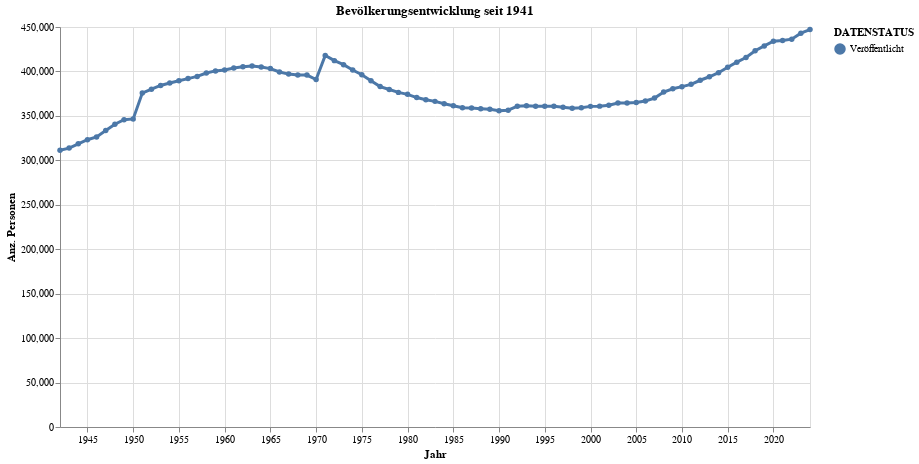

Source (notebook cell):
### Code cell
grafik1 = mypy_dv.plot_altair_multiline_highlight(
    data = myAgg1.reset_index().query('sum_WBev>30')
    , x = 'StichtagDatJahr:T'
    , y = 'sum_WBev:Q'
    , myTitle = "Bevölkerungsentwicklung seit "+str(data2betested.index.year.min())
    , x_beschriftung = 'Jahr'
    , y_beschriftung = 'Anz. Personen'
    , warning_status  = "ignore"
    , category='DATENSTATUS'
    , category_beschriftung='DATENSTATUS'
)
grafik1

### Figure 1 — Vega-Lite specification as saved in the notebook (floating-point values rounded to 4 significant figures)
{"config": {"view": {"continuousWidth": 300, "continuousHeight": 300}}, "layer": [{"mark": {"type": "circle"}, "encoding": {"color": {"field": "DATENSTATUS", "legend": {"orient": "right", "title": "DATENSTATUS"}, "type": "nominal"}, "opacity": {"value": 1.3}, "tooltip": [{"field": "StichtagDatJahr", "type": "temporal"}, {"field": "DATENSTATUS", "type": "nominal"}, {"field": "sum_WBev", "type": "quantitative"}], "x": {"axis": {"title": "Jahr"}, "field": "StichtagDatJahr", "type": "temporal"}, "y": {"axis": {"title": "Anz. Personen"}, "field": "sum_WBev", "type": "quantitative"}}, "name": "view_1", "title": "Bevölkerungsentwicklung seit 1941"}, {"mark": {"type": "line"}, "encoding": {"color": {"field": "DATENSTATUS", "legend": {"orient": "right", "title": "DATENSTATUS"}, "type": "nominal"}, "size": {"condition": {"test": {"not": {"param": "param_1"}}, "value": 1.2}, "value": 3}, "tooltip": [{"field": "StichtagDatJahr", "type": "temporal"}, {"field": "DATENSTATUS", "type": "nominal"}, {"field": "sum_WBev", "type": "quantitative"}], "x": {"axis": {"title": "Jahr"}, "field": "StichtagDatJahr", "type": "temporal"}, "y": {"axis": {"title": "Anz. Personen"}, "field": "sum_WBev", "type": "quantitative"}}, "title": "Bevölkerungsentwicklung seit 1941"}], "data": {"name": "data-1e2bd22739480da85823307be891f2b2"}, "height": 400, "params": [{"name": "param_1", "select": {"type": "point", "fields": ["DATENSTATUS"], "nearest": true, "on": "pointerover"}, "views": ["view_1"]}], "width": 750, "$schema": "https://vega.github.io/schema/vega-lite/v5.8.0.json", "datasets": {"data-1e2bd22739480da85823307be891f2b2": [{"StichtagDatJahr": "2023-12-31T00:00:00", "DATENSTATUS": "Veröffentlicht", "sum_WBev": 447100.0}, {"StichtagDatJahr": "2022-12-31T00:00:00", "DATENSTATUS": "Veröffentlicht", "sum_WBev": 443000.0}, {"StichtagDatJahr": "2021-12-31T00:00:00", "DATENSTATUS": "Veröffentlicht", "sum_WBev": 436300.0}, {"StichtagDatJahr": "2020-12-31T00:00:00", "DATENSTATUS": "Veröffentlicht", "sum_WBev": 434700.0}, {"StichtagDatJahr": "2019-12-31T00:00:00", "DATENSTATUS": "Veröffentlicht", "sum_WBev": 434000.0}, {"StichtagDatJahr": "2018-12-31T00:00:00", "DATENSTATUS": "Veröffentlicht", "sum_WBev": 428700.0}, {"StichtagDatJahr": "2017-12-31T00:00:00", "DATENSTATUS": "Veröffentlicht", "sum_WBev": 423300.0}, {"StichtagDatJahr": "2016-12-31T00:00:00", "DATENSTATUS": "Veröffentlicht", "sum_WBev": 415700.0}, {"StichtagDatJahr": "2015-12-31T00:00:00", "DATENSTATUS": "Veröffentlicht", "sum_WBev": 410400.0}, {"StichtagDatJahr": "2014-12-31T00:00:00", "DATENSTATUS": "Veröffentlicht", "sum_WBev": 404800.0}, {"StichtagDatJahr": "2013-12-31T00:00:00", "DATENSTATUS": "Veröffentlicht", "sum_WBev": 398600.0}, {"StichtagDatJahr": "2012-12-31T00:00:00", "DATENSTATUS": "Veröffentlicht", "sum_WBev": 394000.0}, {"StichtagDatJahr": "2011-12-31T00:00:00", "DATENSTATUS": "Veröffentlicht", "sum_WBev": 390100.0}, {"StichtagDatJahr": "2010-12-31T00:00:00", "DATENSTATUS": "Veröffentlicht", "sum_WBev": 385500.0}, {"StichtagDatJahr": "2009-12-31T00:00:00", "DATENSTATUS": "Veröffentlicht", "sum_WBev": 382900.0}, {"StichtagDatJahr": "2008-12-31T00:00:00", "DATENSTATUS": "Veröffentlicht", "sum_WBev": 380500.0}, {"StichtagDatJahr": "2007-12-31T00:00:00", "DATENSTATUS": "Veröffentlicht", "sum_WBev": 376800.0}, {"StichtagDatJahr": "2006-12-31T00:00:00", "DATENSTATUS": "Veröffentlicht", "sum_WBev": 370100.0}, {"StichtagDatJahr": "2005-12-31T00:00:00", "DATENSTATUS": "Veröffentlicht", "sum_WBev": 366800.0}, {"StichtagDatJahr": "2004-12-31T00:00:00", "DATENSTATUS": "Veröffentlicht", "sum_WBev": 365000.0}, {"StichtagDatJahr": "2003-12-31T00:00:00", "DATENSTATUS": "Veröffentlicht", "sum_WBev": 364500.0}, {"StichtagDatJahr": "2002-12-31T00:00:00", "DATENSTATUS": "Veröffentlicht", "sum_WBev": 364600.0}, {"StichtagDatJahr": "2001-12-31T00:00:00", "DATENSTATUS": "Veröffentlicht", "sum_WBev": 362000.0}, {"StichtagDatJahr": "2000-12-31T00:00:00", "DATENSTATUS": "Veröffentlicht", "sum_WBev": 361000.0}, {"StichtagDatJahr": "1999-12-31T00:00:00", "DATENSTATUS": "Veröffentlicht", "sum_WBev": 360700.0}, {"StichtagDatJahr": "1998-12-31T00:00:00", "DATENSTATUS": "Veröffentlicht", "sum_WBev": 359100.0}, {"StichtagDatJahr": "1997-12-31T00:00:00", "DATENSTATUS": "Veröffentlicht", "sum_WBev": 358600.0}, {"StichtagDatJahr": "1996-12-31T00:00:00", "DATENSTATUS": "Veröffentlicht", "sum_WBev": 359600.0}, {"StichtagDatJahr": "1995-12-31T00:00:00", "DATENSTATUS": "Veröffentlicht", "sum_WBev": 360800.0}, {"StichtagDatJahr": "1994-12-31T00:00:00", "DATENSTATUS": "Veröffentlicht", "sum_WBev": 360800.0}, {"StichtagDatJahr": "1993-12-31T00:00:00", "DATENSTATUS": "Veröffentlicht", "sum_WBev": 360900.0}, {"StichtagDatJahr": "1992-12-31T00:00:00", "DATENSTATUS": "Veröffentlicht", "sum_WBev": 361500.0}, {"StichtagDatJahr": "1991-12-31T00:00:00", "DATENSTATUS": "Veröffentlicht", "sum_WBev": 360900.0}, {"StichtagDatJahr": "1990-12-31T00:00:00", "DATENSTATUS": "Veröffentlicht", "sum_WBev": 356400.0}, {"StichtagDatJahr": "1989-12-31T00:00:00", "DATENSTATUS": "Veröffentlicht", "sum_WBev": 355900.0}, {"StichtagDatJahr": "1988-12-31T00:00:00", "DATENSTATUS": "Veröffentlicht", "sum_WBev": 357400.0}, {"StichtagDatJahr": "1987-12-31T00:00:00", "DATENSTATUS": "Veröffentlicht", "sum_WBev": 358000.0}, {"StichtagDatJahr": "1986-12-31T00:00:00", "DATENSTATUS": "Veröffentlicht", "sum_WBev": 358900.0}, {"StichtagDatJahr": "1985-12-31T00:00:00", "DATENSTATUS": "Veröffentlicht", "sum_WBev": 359100.0}, {"StichtagDatJahr": "1984-12-31T00:00:00", "DATENSTATUS": "Veröffentlicht", "sum_WBev": 361500.0}, {"StichtagDatJahr": "1983-12-31T00:00:00", "DATENSTATUS": "Veröffentlicht", "sum_WBev": 363700.0}, {"StichtagDatJahr": "1982-12-31T00:00:00", "DATENSTATUS": "Veröffentlicht", "sum_WBev": 366300.0}, {"StichtagDatJahr": "1981-12-31T00:00:00", "DATENSTATUS": "Veröffentlicht", "sum_WBev": 368200.0}, {"StichtagDatJahr": "1980-12-31T00:00:00", "DATENSTATUS": "Veröffentlicht", "sum_WBev": 370600.0}, {"StichtagDatJahr": "1979-12-31T00:00:00", "DATENSTATUS": "Veröffentlicht", "sum_WBev": 374200.0}, {"StichtagDatJahr": "1978-12-31T00:00:00", "DATENSTATUS": "Veröffentlicht", "sum_WBev": 376400.0}, {"StichtagDatJahr": "1977-12-31T00:00:00", "DATENSTATUS": "Veröffentlicht", "sum_WBev": 379600.0}, {"StichtagDatJahr": "1976-12-31T00:00:00", "DATENSTATUS": "Veröffentlicht", "sum_WBev": 383000.0}, {"StichtagDatJahr": "1975-12-31T00:00:00", "DATENSTATUS": "Veröffentlicht", "sum_WBev": 389600.0}, {"StichtagDatJahr": "1974-12-31T00:00:00", "DATENSTATUS": "Veröffentlicht", "sum_WBev": 396300.0}, {"StichtagDatJahr": "1973-12-31T00:00:00", "DATENSTATUS": "Veröffentlicht", "sum_WBev": 401600.0}, {"StichtagDatJahr": "1972-12-31T00:00:00", "DATENSTATUS": "Veröffentlicht", "sum_WBev": 407600.0}, {"StichtagDatJahr": "1971-12-31T00:00:00", "DATENSTATUS": "Veröffentlicht", "sum_WBev": 412200.0}, {"StichtagDatJahr": "1970-12-31T00:00:00", "DATENSTATUS": "Veröffentlicht", "sum_WBev": 418000.0}, {"StichtagDatJahr": "1969-12-31T00:00:00", "DATENSTATUS": "Veröffentlicht", "sum_WBev": 391000.0}, {"StichtagDatJahr": "1968-12-31T00:00:00", "DATENSTATUS": "Veröffentlicht", "sum_WBev": 395900.0}, {"StichtagDatJahr": "1967-12-31T00:00:00", "DATENSTATUS": "Veröffentlicht", "sum_WBev": 395900.0}, {"StichtagDatJahr": "1966-12-31T00:00:00", "DATENSTATUS": "Veröffentlicht", "sum_WBev": 397000.0}, {"StichtagDatJahr": "1965-12-31T00:00:00", "DATENSTATUS": "Veröffentlicht", "sum_WBev": 399400.0}, {"StichtagDatJahr": "1964-12-31T00:00:00", "DATENSTATUS": "Veröffentlicht", "sum_WBev": 403200.0}, {"StichtagDatJahr": "1963-12-31T00:00:00", "DATENSTATUS": "Veröffentlicht", "sum_WBev": 405000.0}, {"StichtagDatJahr": "1962-12-31T00:00:00", "DATENSTATUS": "Veröffentlicht", "sum_WBev": 406200.0}, {"StichtagDatJahr": "1961-12-31T00:00:00", "DATENSTATUS": "Veröffentlicht", "sum_WBev": 405400.0}, {"StichtagDatJahr": "1960-12-31T00:00:00", "DATENSTATUS": "Veröffentlicht", "sum_WBev": 403900.0}, {"StichtagDatJahr": "1959-12-31T00:00:00", "DATENSTATUS": "Veröffentlicht", "sum_WBev": 401700.0}, {"StichtagDatJahr": "1958-12-31T00:00:00", "DATENSTATUS": "Veröffentlicht", "sum_WBev": 400600.0}, {"StichtagDatJahr": "1957-12-31T00:00:00", "DATENSTATUS": "Veröffentlicht", "sum_WBev": 398200.0}, {"StichtagDatJahr": "1956-12-31T00:00:00", "DATENSTATUS": "Veröffentlicht", "sum_WBev": 394400.0}, {"StichtagDatJahr": "1955-12-31T00:00:00", "DATENSTATUS": "Veröffentlicht", "sum_WBev": 392000.0}, {"StichtagDatJahr": "1954-12-31T00:00:00", "DATENSTATUS": "Veröffentlicht", "sum_WBev": 389400.0}, {"StichtagDatJahr": "1953-12-31T00:00:00", "DATENSTATUS": "Veröffentlicht", "sum_WBev": 386900.0}, {"StichtagDatJahr": "1952-12-31T00:00:00", "DATENSTATUS": "Veröffentlicht", "sum_WBev": 384200.0}, {"StichtagDatJahr": "1951-12-31T00:00:00", "DATENSTATUS": "Veröffentlicht", "sum_WBev": 380000.0}, {"StichtagDatJahr": "1950-12-31T00:00:00", "DATENSTATUS": "Veröffentlicht", "sum_WBev": 375600.0}, {"StichtagDatJahr": "1949-12-31T00:00:00", "DATENSTATUS": "Veröffentlicht", "sum_WBev": 346600.0}, {"StichtagDatJahr": "1948-12-31T00:00:00", "DATENSTATUS": "Veröffentlicht", "sum_WBev": 345700.0}, {"StichtagDatJahr": "1947-12-31T00:00:00", "DATENSTATUS": "Veröffentlicht", "sum_WBev": 340600.0}, {"StichtagDatJahr": "1946-12-31T00:00:00", "DATENSTATUS": "Veröffentlicht", "sum_WBev": 333400.0}, {"StichtagDatJahr": "1945-12-31T00:00:00", "DATENSTATUS": "Veröffentlicht", "sum_WBev": 326400.0}, {"StichtagDatJahr": "1944-12-31T00:00:00", "DATENSTATUS": "Veröffentlicht", "sum_WBev": 323200.0}, {"StichtagDatJahr": "1943-12-31T00:00:00", "DATENSTATUS": "Veröffentlicht", "sum_WBev": 318600.0}, {"StichtagDatJahr": "1942-12-31T00:00:00", "DATENSTATUS": "Veröffentlicht", "sum_WBev": 313800.0}, {"StichtagDatJahr": "1941-12-31T00:00:00", "DATENSTATUS": "Veröffentlicht", "sum_WBev": 311400.0}]}}
